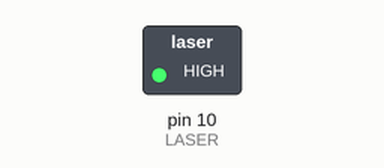
Bench run of a sketch on a simulated Arduino Uno, built with avr-gcc and run on an emulated ATmega328P. On the bench: switched loads named in the sketch (green lamp = pin HIGH).

Above: at 0.1 s.
Timing chart, 0 to 1.6 s (numbered marks = the images above):
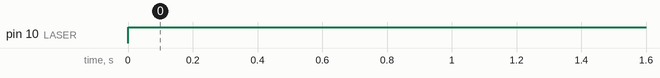

The sketch:

AlwaysON.ino
```cpp
// https://arduino-tex.ru/news/33/ky-008-lazernyi-modul-podklyuchenie-k-arduino.html
// https://xn--18-6kcdusowgbt1a4b.xn--p1ai/%D0%BB%D0%B0%D0%B7%D0%B5%D1%80%D0%BD%D1%8B%D0%B9-%D0%BC%D0%BE%D0%B4%D1%83%D0%BB%D1%8C-%D0%B0%D1%80%D0%B4%D1%83%D0%B8%D0%BD%D0%BE/

// При включение ЛД горит, затем гаснет на пару секунд - после снова горит.
// Возможно это из-за конденсаторов --> точно из-за них!
// (Us)|(U-) == 4V

#define LASER             10  // Порт к которому подключен лазерный диод

void setup()
{
  pinMode(LASER, OUTPUT);     // инициализируем Pin10 как выход
}

void loop()
{
  digitalWrite(LASER, HIGH);  // постоянный высокий уровень на лазерном диоде
}
```

Measured:
- by itself, pin 10 (LASER): LOW → HIGH at 0.00 s
